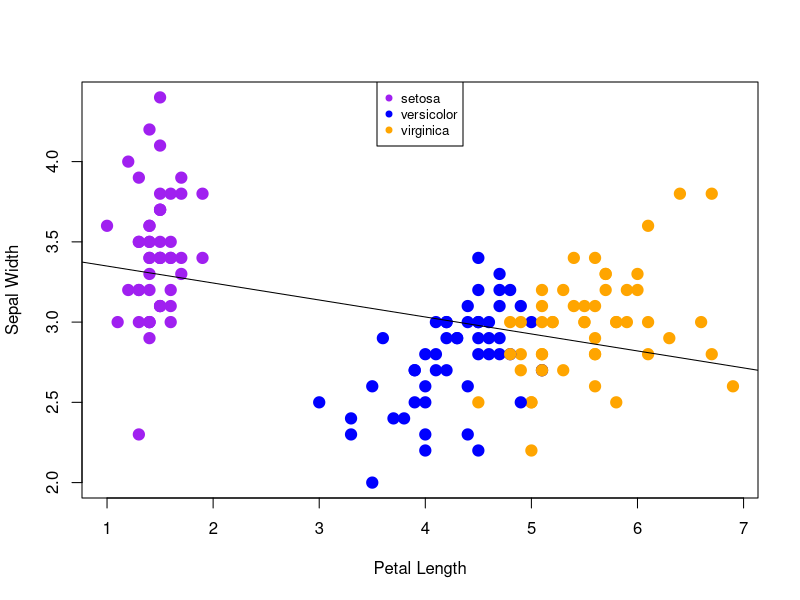
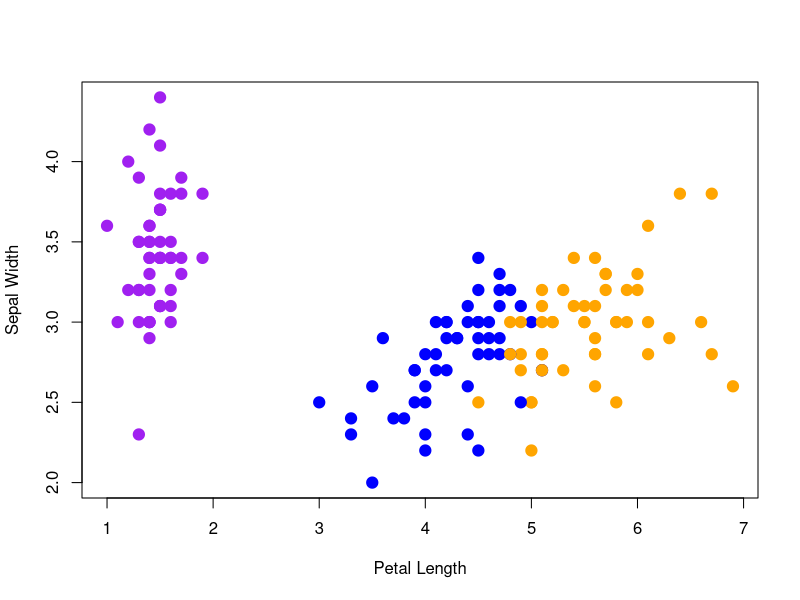

Generate these figures, in order, with R: (Note: this script raises an error after producing the figures.)
## ---- chunk 1
setwd("C:/Users/hille/Documents/Rbootcamp_S2020/Iris-repo/")
## ---- chunk 2
oo <- sample(x=1:150, 150, replace=FALSE)
mix <- iris[oo,]
## ---- chunk 3
species <- mix$Species
petalL <- mix$Petal.Length
petalW <- mix$Petal.Width
sepalL <- mix$Sepal.Length
sepalW <- mix$Sepal.Width
## ---- chunk 4
species2 <- species
color2 <- rep("red", 150)
species2 == "setosa"
color2[species2 == "setosa"] <- "purple"
color2
color2[species2 == "versicolor"] <- "blue"
color2
color2[species2 == "virginica"] <- "orange"
color2
## ---- chunk 5
sepalW.lm <- lm(sepalW ~ petalL)
sepalW.lm
## ---- chunk 6
plot(petalL, sepalW, col=color2, cex=1.5, pch=19, xlab="Petal Length", ylab="Sepal Width")
abline(sepalW.lm, col="black")
legend('top', legend = levels(species), col = c("purple", "blue", "orange"), cex = .8, pch = 19)
## ---- chunk 7
plot(petalL, sepalW, col=color2, cex=1.5, pch=19, xlab="Petal Length", ylab="Sepal Width")
abline(setosaPLvsSW.lm, col="purple")
abline(versicolorPLvsSW.lm, col="blue")
abline(virginicaPLvsSW.lm, col="orange")
legend('topright', legend = levels(species), col = c("purple", "blue", "orange"), cex = 1, pch = 19)
